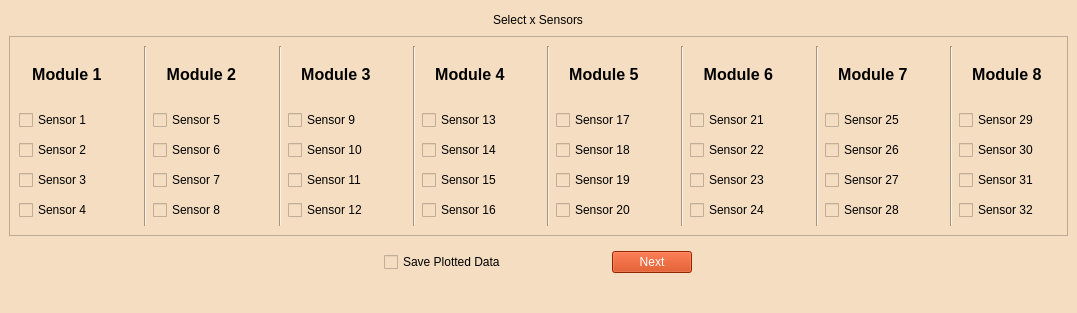
<?xml version="1.0" encoding="UTF-8"?>
<ui version="4.0">
	<class>MainWindow</class>
	<widget class="QMainWindow" name="MainWindow">
		<property name="geometry">
			<rect>
				<x>0</x>
				<y>0</y>
				<width>1077</width>
				<height>313</height>
			</rect>
		</property>
		<property name="sizePolicy">
			<sizepolicy hsizetype="Fixed" vsizetype="Fixed">
				<horstretch>0</horstretch>
				<verstretch>0</verstretch>
			</sizepolicy>
		</property>
		<property name="windowTitle">
			<string>Sensor Selection Window</string>
		</property>
		<property name="windowIcon">
			<iconset>
				<normaloff>../../../Media_Resources/EWAS_Logo/EWAS_Logo_1.svg</normaloff>
				../../../Media_Resources/EWAS_Logo/EWAS_Logo_1.svg
			</iconset>
		</property>
		<property name="styleSheet">
			<string notr="true">font: 12pt &quot;MS Shell Dlg 2&quot;;
				background-color: rgb(244, 221, 192);
				color:rgb(0, 0, 0);
			</string>
		</property>
		<property name="iconSize">
			<size>
				<width>24</width>
				<height>24</height>
			</size>
		</property>
		<property name="dockNestingEnabled">
			<bool>false</bool>
		</property>
		<widget class="QWidget" name="centralwidget">
			<layout class="QVBoxLayout" name="verticalLayout_3">
				<item alignment="Qt::AlignHCenter">
					<widget class="QLabel" name="label">
						<property name="text">
							<string>Select x Sensors</string>
						</property>
					</widget>
				</item>
				<item>
					<widget class="QFrame" name="frame">
						<property name="minimumSize">
							<size>
								<width>0</width>
								<height>200</height>
							</size>
						</property>
						<property name="maximumSize">
							<size>
								<width>16777215</width>
								<height>200</height>
							</size>
						</property>
						<property name="frameShape">
							<enum>QFrame::StyledPanel</enum>
						</property>
						<property name="frameShadow">
							<enum>QFrame::Raised</enum>
						</property>
						<layout class="QHBoxLayout" name="horizontalLayout_5">
							<item>
								<layout class="QVBoxLayout" name="verticalLayout">
									<item>
										<widget class="QLabel" name="Module1_Title">
											<property name="maximumSize">
												<size>
													<width>16777215</width>
													<height>50</height>
												</size>
											</property>
											<property name="text">
												<string>&lt;html&gt;&lt;head/&gt;&lt;body&gt;&lt;p align=&quot;center&quot;&gt;&lt;span
													style=&quot; font-size:12pt; font-weight:600;&quot;&gt;Module 1&lt;/span&gt;&lt;/p&gt;&lt;/body&gt;&lt;/html&gt;
												</string>
											</property>
										</widget>
									</item>
									<item>
										<widget class="QCheckBox" name="Sensor_1">
											<property name="text">
												<string>Sensor 1</string>
											</property>
										</widget>
									</item>
									<item>
										<widget class="QCheckBox" name="Sensor_2">
											<property name="text">
												<string>Sensor 2</string>
											</property>
										</widget>
									</item>
									<item>
										<widget class="QCheckBox" name="Sensor_3">
											<property name="text">
												<string>Sensor 3</string>
											</property>
										</widget>
									</item>
									<item>
										<widget class="QCheckBox" name="Sensor_4">
											<property name="text">
												<string>Sensor 4</string>
											</property>
										</widget>
									</item>
								</layout>
							</item>
							<item>
								<spacer name="verticalSpacer">
									<property name="orientation">
										<enum>Qt::Vertical</enum>
									</property>
									<property name="sizeHint" stdset="0">
										<size>
											<width>20</width>
											<height>40</height>
										</size>
									</property>
								</spacer>
							</item>
							<item>
								<widget class="Line" name="line">
									<property name="orientation">
										<enum>Qt::Vertical</enum>
									</property>
								</widget>
							</item>
							<item>
								<layout class="QVBoxLayout" name="verticalLayout_2">
									<item>
										<widget class="QLabel" name="Module2_Title">
											<property name="maximumSize">
												<size>
													<width>16777215</width>
													<height>50</height>
												</size>
											</property>
											<property name="text">
												<string>&lt;html&gt;&lt;head/&gt;&lt;body&gt;&lt;p align=&quot;center&quot;&gt;&lt;span
													style=&quot; font-size:12pt; font-weight:600;&quot;&gt;Module 2&lt;/span&gt;&lt;/p&gt;&lt;/body&gt;&lt;/html&gt;
												</string>
											</property>
										</widget>
									</item>
									<item>
										<widget class="QCheckBox" name="Sensor_5">
											<property name="text">
												<string>Sensor 5</string>
											</property>
										</widget>
									</item>
									<item>
										<widget class="QCheckBox" name="Sensor_6">
											<property name="text">
												<string>Sensor 6</string>
											</property>
										</widget>
									</item>
									<item>
										<widget class="QCheckBox" name="Sensor_7">
											<property name="text">
												<string>Sensor 7</string>
											</property>
										</widget>
									</item>
									<item>
										<widget class="QCheckBox" name="Sensor_8">
											<property name="text">
												<string>Sensor 8</string>
											</property>
										</widget>
									</item>
								</layout>
							</item>
							<item>
								<spacer name="verticalSpacer_2">
									<property name="orientation">
										<enum>Qt::Vertical</enum>
									</property>
									<property name="sizeHint" stdset="0">
										<size>
											<width>20</width>
											<height>40</height>
										</size>
									</property>
								</spacer>
							</item>
							<item>
								<widget class="Line" name="line_2">
									<property name="orientation">
										<enum>Qt::Vertical</enum>
									</property>
								</widget>
							</item>
							<item>
								<layout class="QVBoxLayout" name="verticalLayout_11">
									<item>
										<widget class="QLabel" name="Module3_Title">
											<property name="maximumSize">
												<size>
													<width>16777215</width>
													<height>50</height>
												</size>
											</property>
											<property name="text">
												<string>&lt;html&gt;&lt;head/&gt;&lt;body&gt;&lt;p align=&quot;center&quot;&gt;&lt;span
													style=&quot; font-size:12pt; font-weight:600;&quot;&gt;Module 3&lt;/span&gt;&lt;/p&gt;&lt;/body&gt;&lt;/html&gt;
												</string>
											</property>
										</widget>
									</item>
									<item>
										<widget class="QCheckBox" name="Sensor_9">
											<property name="text">
												<string>Sensor 9</string>
											</property>
										</widget>
									</item>
									<item>
										<widget class="QCheckBox" name="Sensor_10">
											<property name="text">
												<string>Sensor 10</string>
											</property>
										</widget>
									</item>
									<item>
										<widget class="QCheckBox" name="Sensor_11">
											<property name="text">
												<string>Sensor 11</string>
											</property>
										</widget>
									</item>
									<item>
										<widget class="QCheckBox" name="Sensor_12">
											<property name="text">
												<string>Sensor 12</string>
											</property>
										</widget>
									</item>
								</layout>
							</item>
							<item>
								<spacer name="verticalSpacer_4">
									<property name="orientation">
										<enum>Qt::Vertical</enum>
									</property>
									<property name="sizeHint" stdset="0">
										<size>
											<width>20</width>
											<height>40</height>
										</size>
									</property>
								</spacer>
							</item>
							<item>
								<widget class="Line" name="line_3">
									<property name="orientation">
										<enum>Qt::Vertical</enum>
									</property>
								</widget>
							</item>
							<item>
								<layout class="QVBoxLayout" name="verticalLayout_10">
									<item>
										<widget class="QLabel" name="Module4_Title">
											<property name="maximumSize">
												<size>
													<width>16777215</width>
													<height>50</height>
												</size>
											</property>
											<property name="text">
												<string>&lt;html&gt;&lt;head/&gt;&lt;body&gt;&lt;p align=&quot;center&quot;&gt;&lt;span
													style=&quot; font-size:12pt; font-weight:600;&quot;&gt;Module 4&lt;/span&gt;&lt;/p&gt;&lt;/body&gt;&lt;/html&gt;
												</string>
											</property>
										</widget>
									</item>
									<item>
										<widget class="QCheckBox" name="Sensor_13">
											<property name="enabled">
												<bool>true</bool>
											</property>
											<property name="text">
												<string>Sensor 13</string>
											</property>
										</widget>
									</item>
									<item>
										<widget class="QCheckBox" name="Sensor_14">
											<property name="text">
												<string>Sensor 14</string>
											</property>
										</widget>
									</item>
									<item>
										<widget class="QCheckBox" name="Sensor_15">
											<property name="text">
												<string>Sensor 15</string>
											</property>
										</widget>
									</item>
									<item>
										<widget class="QCheckBox" name="Sensor_16">
											<property name="text">
												<string>Sensor 16</string>
											</property>
										</widget>
									</item>
								</layout>
							</item>
							<item>
								<spacer name="verticalSpacer_3">
									<property name="orientation">
										<enum>Qt::Vertical</enum>
									</property>
									<property name="sizeHint" stdset="0">
										<size>
											<width>20</width>
											<height>40</height>
										</size>
									</property>
								</spacer>
							</item>
							<item>
								<widget class="Line" name="line_4">
									<property name="orientation">
										<enum>Qt::Vertical</enum>
									</property>
								</widget>
							</item>
							<item>
								<layout class="QVBoxLayout" name="verticalLayout_8">
									<item>
										<widget class="QLabel" name="Module5_Title">
											<property name="maximumSize">
												<size>
													<width>16777215</width>
													<height>50</height>
												</size>
											</property>
											<property name="text">
												<string>&lt;html&gt;&lt;head/&gt;&lt;body&gt;&lt;p align=&quot;center&quot;&gt;&lt;span
													style=&quot; font-size:12pt; font-weight:600;&quot;&gt;Module 5&lt;/span&gt;&lt;/p&gt;&lt;/body&gt;&lt;/html&gt;
												</string>
											</property>
										</widget>
									</item>
									<item>
										<widget class="QCheckBox" name="Sensor_17">
											<property name="text">
												<string>Sensor 17</string>
											</property>
										</widget>
									</item>
									<item>
										<widget class="QCheckBox" name="Sensor_18">
											<property name="text">
												<string>Sensor 18</string>
											</property>
										</widget>
									</item>
									<item>
										<widget class="QCheckBox" name="Sensor_19">
											<property name="text">
												<string>Sensor 19</string>
											</property>
										</widget>
									</item>
									<item>
										<widget class="QCheckBox" name="Sensor_20">
											<property name="text">
												<string>Sensor 20</string>
											</property>
										</widget>
									</item>
								</layout>
							</item>
							<item>
								<spacer name="verticalSpacer_5">
									<property name="orientation">
										<enum>Qt::Vertical</enum>
									</property>
									<property name="sizeHint" stdset="0">
										<size>
											<width>20</width>
											<height>40</height>
										</size>
									</property>
								</spacer>
							</item>
							<item>
								<widget class="Line" name="line_5">
									<property name="orientation">
										<enum>Qt::Vertical</enum>
									</property>
								</widget>
							</item>
							<item>
								<layout class="QVBoxLayout" name="verticalLayout_9">
									<item>
										<widget class="QLabel" name="Module6_Title">
											<property name="maximumSize">
												<size>
													<width>16777215</width>
													<height>50</height>
												</size>
											</property>
											<property name="text">
												<string>&lt;html&gt;&lt;head/&gt;&lt;body&gt;&lt;p align=&quot;center&quot;&gt;&lt;span
													style=&quot; font-size:12pt; font-weight:600;&quot;&gt;Module 6&lt;/span&gt;&lt;/p&gt;&lt;/body&gt;&lt;/html&gt;
												</string>
											</property>
										</widget>
									</item>
									<item>
										<widget class="QCheckBox" name="Sensor_21">
											<property name="enabled">
												<bool>true</bool>
											</property>
											<property name="text">
												<string>Sensor 21</string>
											</property>
										</widget>
									</item>
									<item>
										<widget class="QCheckBox" name="Sensor_22">
											<property name="text">
												<string>Sensor 22</string>
											</property>
										</widget>
									</item>
									<item>
										<widget class="QCheckBox" name="Sensor_23">
											<property name="text">
												<string>Sensor 23</string>
											</property>
										</widget>
									</item>
									<item>
										<widget class="QCheckBox" name="Sensor_24">
											<property name="text">
												<string>Sensor 24</string>
											</property>
										</widget>
									</item>
								</layout>
							</item>
							<item>
								<spacer name="verticalSpacer_6">
									<property name="orientation">
										<enum>Qt::Vertical</enum>
									</property>
									<property name="sizeHint" stdset="0">
										<size>
											<width>20</width>
											<height>40</height>
										</size>
									</property>
								</spacer>
							</item>
							<item>
								<widget class="Line" name="line_8">
									<property name="orientation">
										<enum>Qt::Vertical</enum>
									</property>
								</widget>
							</item>
							<item>
								<layout class="QVBoxLayout" name="verticalLayout_6">
									<item>
										<widget class="QLabel" name="Module7_Title">
											<property name="maximumSize">
												<size>
													<width>16777215</width>
													<height>50</height>
												</size>
											</property>
											<property name="text">
												<string>&lt;html&gt;&lt;head/&gt;&lt;body&gt;&lt;p align=&quot;center&quot;&gt;&lt;span
													style=&quot; font-size:12pt; font-weight:600;&quot;&gt;Module 7&lt;/span&gt;&lt;/p&gt;&lt;/body&gt;&lt;/html&gt;
												</string>
											</property>
										</widget>
									</item>
									<item>
										<widget class="QCheckBox" name="Sensor_25">
											<property name="text">
												<string>Sensor 25</string>
											</property>
										</widget>
									</item>
									<item>
										<widget class="QCheckBox" name="Sensor_26">
											<property name="text">
												<string>Sensor 26</string>
											</property>
										</widget>
									</item>
									<item>
										<widget class="QCheckBox" name="Sensor_27">
											<property name="text">
												<string>Sensor 27</string>
											</property>
										</widget>
									</item>
									<item>
										<widget class="QCheckBox" name="Sensor_28">
											<property name="text">
												<string>Sensor 28</string>
											</property>
										</widget>
									</item>
								</layout>
							</item>
							<item>
								<spacer name="verticalSpacer_7">
									<property name="orientation">
										<enum>Qt::Vertical</enum>
									</property>
									<property name="sizeHint" stdset="0">
										<size>
											<width>20</width>
											<height>40</height>
										</size>
									</property>
								</spacer>
							</item>
							<item>
								<widget class="Line" name="line_6">
									<property name="orientation">
										<enum>Qt::Vertical</enum>
									</property>
								</widget>
							</item>
							<item>
								<layout class="QVBoxLayout" name="verticalLayout_5">
									<item>
										<widget class="QLabel" name="Module8_Title">
											<property name="maximumSize">
												<size>
													<width>16777215</width>
													<height>50</height>
												</size>
											</property>
											<property name="text">
												<string>&lt;html&gt;&lt;head/&gt;&lt;body&gt;&lt;p align=&quot;center&quot;&gt;&lt;span
													style=&quot; font-size:12pt; font-weight:600;&quot;&gt;Module 8&lt;/span&gt;&lt;/p&gt;&lt;/body&gt;&lt;/html&gt;
												</string>
											</property>
										</widget>
									</item>
									<item>
										<widget class="QCheckBox" name="Sensor_29">
											<property name="enabled">
												<bool>false</bool>
											</property>
											<property name="text">
												<string>Sensor 29</string>
											</property>
										</widget>
									</item>
									<item>
										<widget class="QCheckBox" name="Sensor_30">
											<property name="enabled">
												<bool>false</bool>
											</property>
											<property name="text">
												<string>Sensor 30</string>
											</property>
										</widget>
									</item>
									<item>
										<widget class="QCheckBox" name="Sensor_31">
											<property name="enabled">
												<bool>false</bool>
											</property>
											<property name="text">
												<string>Sensor 31</string>
											</property>
										</widget>
									</item>
									<item>
										<widget class="QCheckBox" name="Sensor_32">
											<property name="enabled">
												<bool>false</bool>
											</property>
											<property name="text">
												<string>Sensor 32</string>
											</property>
										</widget>
									</item>
								</layout>
							</item>
						</layout>
					</widget>
				</item>
				<item alignment="Qt::AlignHCenter">
					<widget class="QWidget" name="widget" native="true">
						<property name="maximumSize">
							<size>
								<width>16777215</width>
								<height>40</height>
							</size>
						</property>
						<layout class="QHBoxLayout" name="horizontalLayout">
							<item>
								<widget class="QCheckBox" name="sensor_selection_Save_Plot_Data_checkBox">
									<property name="text">
										<string>Save Plotted Data</string>
									</property>
								</widget>
							</item>
							<item>
								<spacer name="verticalSpacer_8">
									<property name="orientation">
										<enum>Qt::Vertical</enum>
									</property>
									<property name="sizeHint" stdset="0">
										<size>
											<width>20</width>
											<height>40</height>
										</size>
									</property>
								</spacer>
							</item>
							<item>
								<spacer name="verticalSpacer_12">
									<property name="orientation">
										<enum>Qt::Vertical</enum>
									</property>
									<property name="sizeHint" stdset="0">
										<size>
											<width>20</width>
											<height>40</height>
										</size>
									</property>
								</spacer>
							</item>
							<item>
								<spacer name="verticalSpacer_11">
									<property name="orientation">
										<enum>Qt::Vertical</enum>
									</property>
									<property name="sizeHint" stdset="0">
										<size>
											<width>20</width>
											<height>40</height>
										</size>
									</property>
								</spacer>
							</item>
							<item>
								<spacer name="verticalSpacer_10">
									<property name="orientation">
										<enum>Qt::Vertical</enum>
									</property>
									<property name="sizeHint" stdset="0">
										<size>
											<width>20</width>
											<height>40</height>
										</size>
									</property>
								</spacer>
							</item>
							<item>
								<spacer name="verticalSpacer_9">
									<property name="orientation">
										<enum>Qt::Vertical</enum>
									</property>
									<property name="sizeHint" stdset="0">
										<size>
											<width>20</width>
											<height>40</height>
										</size>
									</property>
								</spacer>
							</item>
							<item>
								<widget class="QPushButton" name="sensor_selection_NEXT_Bbutton">
									<property name="styleSheet">
										<string notr="true">background-color:rgb(204, 51, 0);
											color: rgb(255, 255, 255);
											font: 12pt &quot;MS Shell Dlg 2&quot;;
										</string>
									</property>
									<property name="text">
										<string>Next</string>
									</property>
								</widget>
							</item>
						</layout>
					</widget>
				</item>
			</layout>
		</widget>
		<widget class="QStatusBar" name="statusbar"/>
	</widget>
	<resources/>
	<connections/>
</ui>
